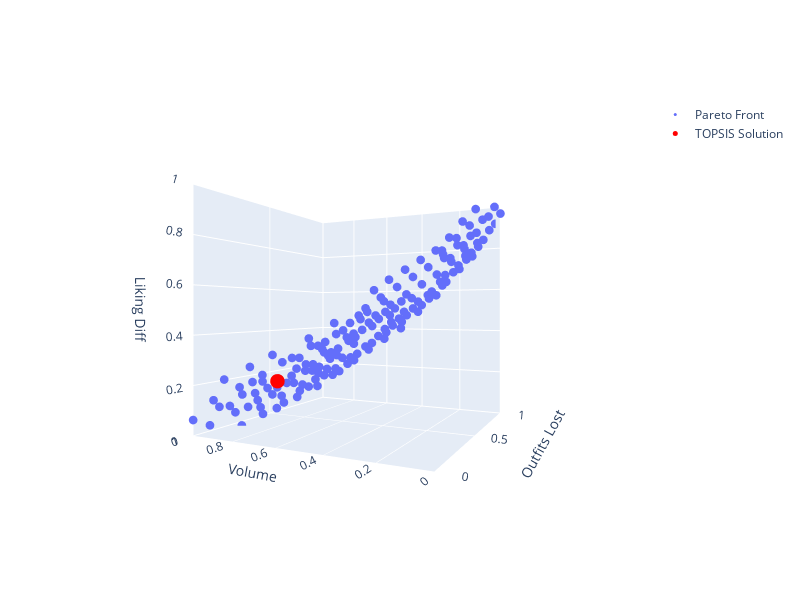

The code cell stored with this chart in its notebook:
### Code cell
trace1 = go.Scatter3d(x=df_normalized["outfits_lost"], y=df_normalized["volume"], z=df_normalized["liking_diff"], mode='markers', marker=dict(size=3), name="Pareto Front")
trace2 = go.Scatter3d(x=[topsis_soln[0]], y=[topsis_soln[1]], z=[topsis_soln[2]], mode='markers', marker=dict(color='red', size=5), name="TOPSIS Solution")


camera = dict(
    eye=dict(x=-2, y=-1, z=0)
)
fig = go.Figure(data=[trace1, trace2])
fig.update_layout(scene_camera=camera)

fig.update_layout(
    scene=dict(
        xaxis=dict(range=[0, 1], title='X'),
        yaxis=dict(range=[0, 1], title='Y'),
        zaxis=dict(range=[0, 1], title='Z'),
        aspectmode='cube'
    )
)
fig.update_layout(scene=dict(xaxis_title="Outfits Lost", yaxis_title = "Volume", zaxis_title = "Liking Diff"))
fig.update_layout(height=600,width=800,autosize=False)
fig.show()

### Figure 1 — Plotly figure (JSON) as saved in the notebook; plotly's stock layout.template omitted (floating-point values rounded to 4 significant figures; data arrays with more than 128 entries replaced by an {"elided": "..."} marker saying what was removed)
{"data": [{"marker": {"size": 3}, "mode": "markers", "name": "Pareto Front", "type": "scatter3d", "x": {"elided": "161 float values"}, "y": {"elided": "161 float values"}, "z": {"elided": "161 float values"}}, {"marker": {"color": "red", "size": 5}, "mode": "markers", "name": "TOPSIS Solution", "type": "scatter3d", "x": [0.2167], "y": [0.75], "z": [0.2063]}], "layout": {"autosize": false, "height": 600, "scene": {"aspectmode": "cube", "camera": {"eye": {"x": -2, "y": -1, "z": 0}}, "xaxis": {"range": [0, 1], "title": {"text": "Outfits Lost"}}, "yaxis": {"range": [0, 1], "title": {"text": "Volume"}}, "zaxis": {"range": [0, 1], "title": {"text": "Liking Diff"}}}, "width": 800}}
